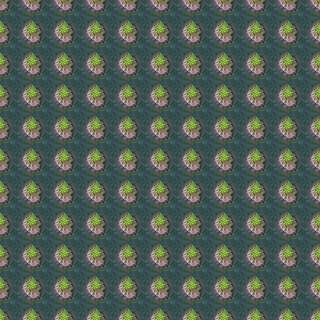

This game map was drawn from its Tiled (.tmx) file and the tilesets committed beside it. A one-line description and the trimmed map source follow:
An orthogonal 10x10 tile map with 32x32 px tiles, 1 tile layer (terrain), 2 tilesets and 1 object.

<map version="1.0" orientation="orthogonal" width="10" height="10" tilewidth="32" tileheight="32">
 <tileset firstgid="1" name="001-G_Water01" tilewidth="32" tileheight="32">
  <image source="recopilacion/001-G_Water01.png" width="384" height="128" />
  <tile id="2">
   <properties>
    <property name="charco" value="true" />
   </properties>
  </tile>
 </tileset>
 <tileset firstgid="49" name="npc1_down2" tilewidth="32" tileheight="32">
  <image source="../enemies/npc1_down2.png" width="32" height="32" />
 </tileset>
 <layer name="terrain" width="10" height="10">
  <data>[100 cells, 100 non-empty, 1 distinct tile ids]</data>
 </layer>
 <objectgroup name="objects" width="10" height="10">
  <object gid="49" x="161" y="133">
   <properties>
    <property name="ghost" value="true" />
   </properties>
  </object>
 </objectgroup>
</map>
